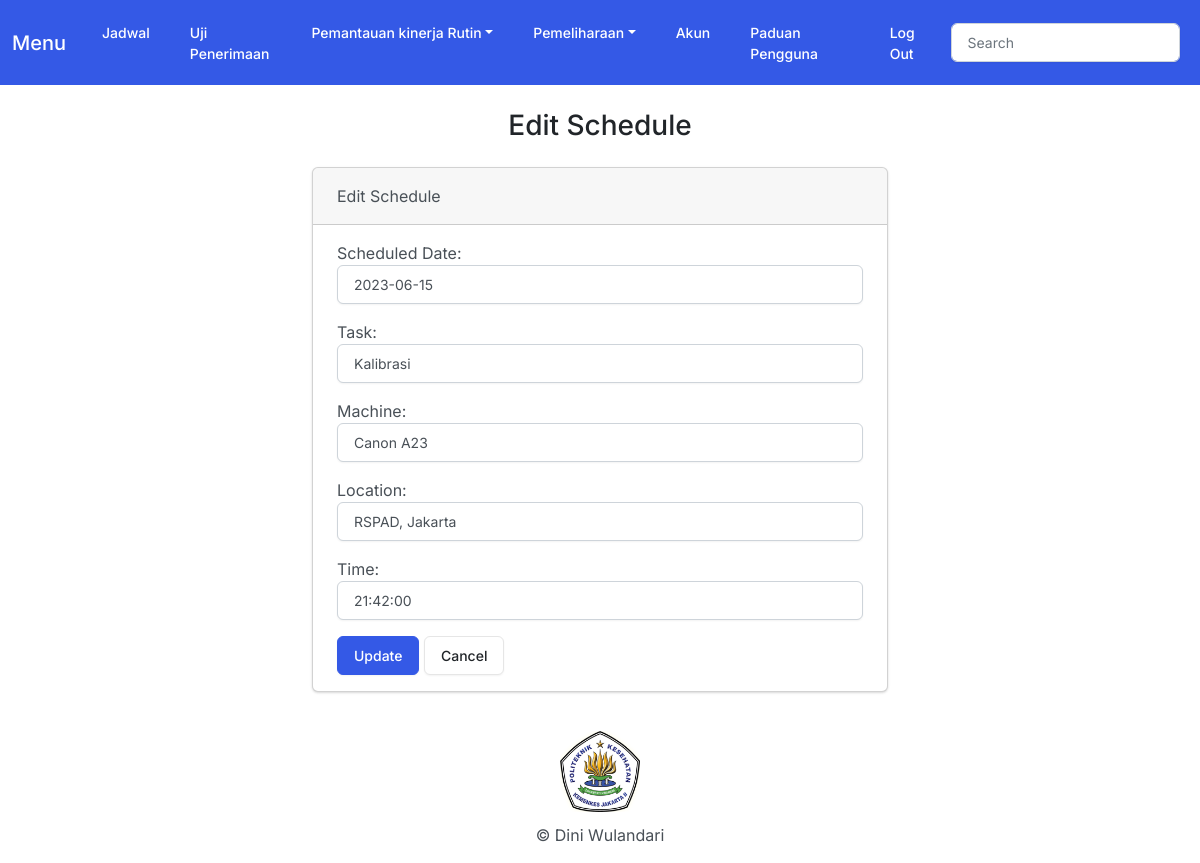
/edit/8/, run on the app's committed database.
### myapp/models.py (models this page shows)
class Schedule(models.Model):
    user = models.ForeignKey(User, on_delete=models.CASCADE, null=True)
    task_date = models.DateField(null=True)
    task = models.CharField(max_length=150)
    machine = models.CharField(max_length=150)
    location = models.CharField(max_length=150)
    time = models.TimeField(max_length=150)

### myapp/views.py (the view)
# urls.py: path('edit/<int:id>/', views.edit, name='edit'),
def edit(request, id):
    if request.method == 'POST':
        schedule = Schedule.objects.get(pk=id)
        form = Scheduleform(request.POST, instance=schedule)
        if form.is_valid():
            form.save()
            return render(request, 'myapp/schedule/edit.html', {
                'form': form,
                'success': True
            })
    else:
        schedule = Schedule.objects.get(pk=id)
        form = Scheduleform(instance=schedule)
    return render(request, 'myapp/schedule/edit.html', {
        'form': form
    })

### myapp/forms.py
class Scheduleform(forms.ModelForm):
    class Meta:
        model = Schedule
        fields = ['task_date', 'task', 'machine', 'location', 'time']
        labels = {
            'task_date': 'Scheduled Date',
            'task': 'Task',
            'machine': 'Machine',
            'location': 'Location',
            'time': 'Time',
        }
        widgets = {
            'task_date': forms.DateInput(attrs={'class': 'form-control'}),
            'task': forms.TextInput(attrs={'class': 'form-control'}),
            'machine': forms.TextInput(attrs={'class': 'form-control'}),
            'location': forms.TextInput(attrs={'class': 'form-control'}),
            'time': forms.TimeInput(attrs={'class': 'form-control'}),
        }

### myapp/templates/myapp/schedule/edit.html (shortened to what this page needs)
{% extends 'myapp/base.html' %}
{% block body %}
    <h3 class="text-center m-4">Edit Schedule</h3>
    {% if success %}
    <div class="alert alert-success" role="alert">
        The schedule updated sucessfully.
        <a href="{% url 'home' %}" class="alert-link">Go to Schedule.</a>
    </div>
    {% else %}
    <div class="row justify-content-center">
        <div class="col-6">
            <div class="card bg-secondary mb-3">
                <div class="card-header">Edit Schedule</div>
                <div class="card-body">
                    <form action="" method="POST">
                        {{ form.as_p }}
                        <button type="submit" class="btn btn-primary">Update</button>
                        <a href="{% url 'home' %}" class="btn btn-secondary">Cancel</a>
                    </form>
                </div>
            </div>
        </div>
    {% endif %}
{% endblock %}

### data on the page
Schedule: task_date "2023-06-15", task "Kalibrasi", machine "Canon A23", location "RSPAD, Jakarta", time "21:42:00"
